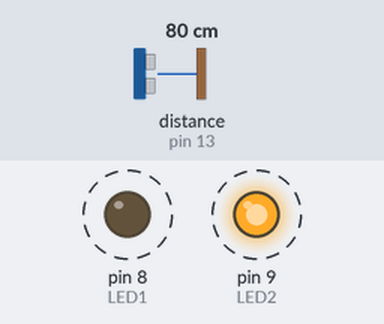
Simulated run of this sketch. Board: Arduino Uno, built with avr-gcc and run on an emulated ATmega328P. Parts: output pins drawn as LEDs (lit = HIGH). Wiring (inferred from the names in the program): ultrasonic range finder: trigger pin 10; echo pin 13. Dashed ring = blinking. The inputs (shaded band) are chosen by the test bench; at power-on: distance to the obstacle (sensor on pin 13) 80 cm. The echo pulse lasts 58.3 µs per cm; pins used as bus, display or sensor lines are not drawn.

Above: at 0.98 s.
1.5 s: distance to the obstacle (sensor on pin 13) set to 2 cm
At 1.76 s:
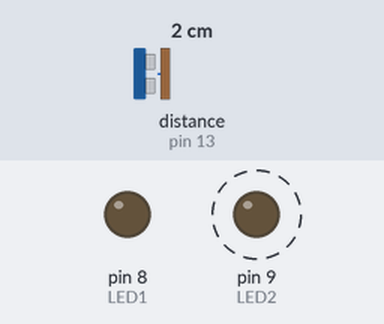
4.7 s: distance to the obstacle (sensor on pin 13) set to 35 cm
At 4.83 s:
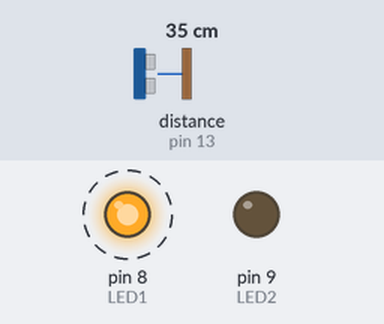
Timing chart, 0 to 13.9 s (numbered marks = the images above; inputs shaded):
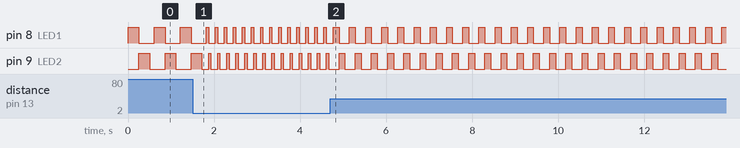

Measured:
- after the input at 1.5 s, pin 8 (LED1), pin 9 (LED2): alternates HIGH for 0.06 s and LOW for 0.16 s, starting after 0.37 s
- after the input at 4.7 s, pin 8 (LED1), pin 9 (LED2): alternates HIGH for 0.14 s and LOW for 0.24 s, starting after 0.21 s
- by itself, pin 8 (LED1), pin 9 (LED2): alternates HIGH for 0.25 s and LOW for 0.36 s

The sketch:

ultrasonic.ino
```cpp
#define TRIGPIN 10
#define ECHOPIN 13
#define LED1 8
#define LED2 9

long ping() {
  digitalWrite(TRIGPIN, LOW);
  delayMicroseconds(2);
  digitalWrite(TRIGPIN, HIGH);
  delayMicroseconds(10);
  digitalWrite(TRIGPIN, LOW);
  return pulseIn(ECHOPIN, HIGH)/58;
}

void setup() {
  pinMode(TRIGPIN, OUTPUT);
  pinMode(ECHOPIN, INPUT);
  pinMode(LED1, OUTPUT);
  pinMode(LED2, OUTPUT);
}

void loop() {
  long cm = ping();

  if (cm <= 100) {
    digitalWrite(LED1, HIGH);
    delay(cm*2.5 + 50);
    digitalWrite(LED1, LOW);
    digitalWrite(LED2, HIGH);
    delay(cm*2.5 + 50);
    digitalWrite(LED2, LOW);
  }

  delay(100);
}
```
